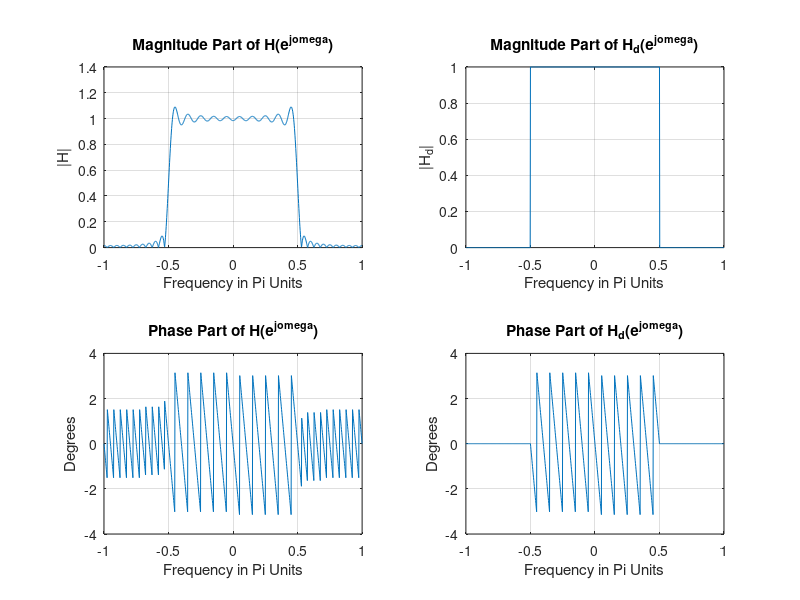

Recreate this plot in MATLAB.
n = [0:40]; alpha = 20; wc = 0.5*pi;

fc = wc/(2*pi); 
h = 2*fc*sinc(2*fc*(n-alpha));

K = 500; w = [-K:K]*pi/K; 
H = h*exp(-j*n'*w);
magH = abs(H); phaH = angle(H);

H_d = zeros(1,length(w)); H_d(K/2+1:3*K/2+1) = exp(-j*alpha*w(K/2+1:3*K/2+1));
magH_d = abs(H_d); phaH_d = angle(H_d);

subplot(2,2,1); plot(w/pi,magH); grid
xlabel("Frequency in Pi Units"); title("Magnitude Part of H(e^{j\omega})"); ylabel("|H|")
subplot(2,2,3); plot(w/pi,phaH); grid
xlabel("Frequency in Pi Units"); title("Phase Part of H(e^{j\omega})"); ylabel("Degrees")
subplot(2,2,2); plot(w/pi,magH_d); grid
xlabel("Frequency in Pi Units"); title("Magnitude Part of H_d(e^{j\omega})"); ylabel("|H_d|")
subplot(2,2,4); plot(w/pi,phaH_d); grid
xlabel("Frequency in Pi Units"); title("Phase Part of H_d(e^{j\omega})"); ylabel("Degrees")